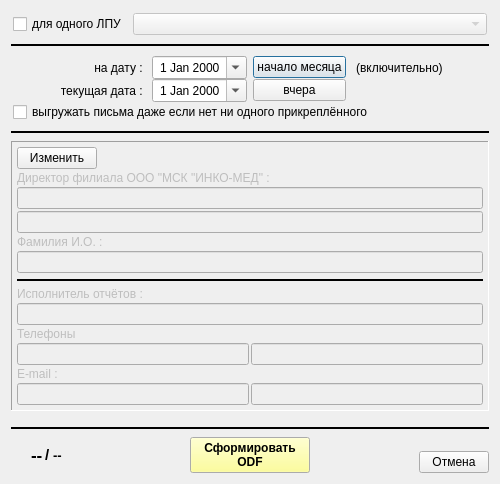
<?xml version="1.0" encoding="UTF-8"?>
<ui version="4.0">
 <class>print_assig_letters_by_list_wnd</class>
 <widget class="QDialog" name="print_assig_letters_by_list_wnd">
  <property name="geometry">
   <rect>
    <x>0</x>
    <y>0</y>
    <width>500</width>
    <height>484</height>
   </rect>
  </property>
  <property name="minimumSize">
   <size>
    <width>500</width>
    <height>0</height>
   </size>
  </property>
  <property name="windowTitle">
   <string>Генерация писем о прикреплении для ЛПУ </string>
  </property>
  <layout class="QVBoxLayout" name="verticalLayout_2" stretch="0,0,0,0,0,1,0,0">
   <item>
    <layout class="QHBoxLayout" name="horizontalLayout_6" stretch="0,1">
     <property name="leftMargin">
      <number>2</number>
     </property>
     <property name="topMargin">
      <number>2</number>
     </property>
     <property name="rightMargin">
      <number>2</number>
     </property>
     <property name="bottomMargin">
      <number>2</number>
     </property>
     <item>
      <widget class="QCheckBox" name="ch_1lpu">
       <property name="text">
        <string>для одного ЛПУ</string>
       </property>
      </widget>
     </item>
     <item>
      <widget class="QComboBox" name="combo_1lpu">
       <property name="enabled">
        <bool>false</bool>
       </property>
       <property name="maxVisibleItems">
        <number>50</number>
       </property>
      </widget>
     </item>
    </layout>
   </item>
   <item>
    <widget class="Line" name="line_6">
     <property name="minimumSize">
      <size>
       <width>0</width>
       <height>5</height>
      </size>
     </property>
     <property name="frameShadow">
      <enum>QFrame::Plain</enum>
     </property>
     <property name="lineWidth">
      <number>2</number>
     </property>
     <property name="orientation">
      <enum>Qt::Horizontal</enum>
     </property>
    </widget>
   </item>
   <item>
    <layout class="QGridLayout" name="gridLayout">
     <property name="leftMargin">
      <number>2</number>
     </property>
     <property name="topMargin">
      <number>2</number>
     </property>
     <property name="rightMargin">
      <number>2</number>
     </property>
     <property name="bottomMargin">
      <number>2</number>
     </property>
     <property name="horizontalSpacing">
      <number>6</number>
     </property>
     <property name="verticalSpacing">
      <number>0</number>
     </property>
     <item row="0" column="4">
      <widget class="QLabel" name="lab_date_assig_2">
       <property name="enabled">
        <bool>true</bool>
       </property>
       <property name="text">
        <string> (включительно) </string>
       </property>
       <property name="alignment">
        <set>Qt::AlignRight|Qt::AlignTrailing|Qt::AlignVCenter</set>
       </property>
      </widget>
     </item>
     <item row="1" column="2">
      <widget class="QDateEdit" name="date_cur">
       <property name="enabled">
        <bool>true</bool>
       </property>
       <property name="minimumSize">
        <size>
         <width>90</width>
         <height>0</height>
        </size>
       </property>
       <property name="alignment">
        <set>Qt::AlignCenter</set>
       </property>
       <property name="calendarPopup">
        <bool>true</bool>
       </property>
      </widget>
     </item>
     <item row="0" column="2">
      <widget class="QDateEdit" name="date_assig">
       <property name="enabled">
        <bool>true</bool>
       </property>
       <property name="minimumSize">
        <size>
         <width>90</width>
         <height>0</height>
        </size>
       </property>
       <property name="alignment">
        <set>Qt::AlignCenter</set>
       </property>
       <property name="calendarPopup">
        <bool>true</bool>
       </property>
      </widget>
     </item>
     <item row="0" column="3">
      <widget class="QPushButton" name="bn_date_assig">
       <property name="enabled">
        <bool>true</bool>
       </property>
       <property name="minimumSize">
        <size>
         <width>90</width>
         <height>0</height>
        </size>
       </property>
       <property name="text">
        <string>начало месяца</string>
       </property>
      </widget>
     </item>
     <item row="1" column="1">
      <widget class="QLabel" name="lab_date_cur">
       <property name="enabled">
        <bool>true</bool>
       </property>
       <property name="text">
        <string>текущая дата : </string>
       </property>
       <property name="alignment">
        <set>Qt::AlignRight|Qt::AlignTrailing|Qt::AlignVCenter</set>
       </property>
      </widget>
     </item>
     <item row="0" column="5">
      <spacer name="horizontalSpacer_4">
       <property name="orientation">
        <enum>Qt::Horizontal</enum>
       </property>
       <property name="sizeHint" stdset="0">
        <size>
         <width>40</width>
         <height>20</height>
        </size>
       </property>
      </spacer>
     </item>
     <item row="0" column="0">
      <spacer name="horizontalSpacer_5">
       <property name="orientation">
        <enum>Qt::Horizontal</enum>
       </property>
       <property name="sizeHint" stdset="0">
        <size>
         <width>40</width>
         <height>20</height>
        </size>
       </property>
      </spacer>
     </item>
     <item row="0" column="1">
      <widget class="QLabel" name="lab_date_assig">
       <property name="enabled">
        <bool>true</bool>
       </property>
       <property name="text">
        <string>на дату : </string>
       </property>
       <property name="alignment">
        <set>Qt::AlignRight|Qt::AlignTrailing|Qt::AlignVCenter</set>
       </property>
      </widget>
     </item>
     <item row="1" column="3">
      <widget class="QPushButton" name="bn_date_cur">
       <property name="enabled">
        <bool>true</bool>
       </property>
       <property name="minimumSize">
        <size>
         <width>90</width>
         <height>0</height>
        </size>
       </property>
       <property name="text">
        <string>вчера</string>
       </property>
      </widget>
     </item>
     <item row="2" column="0" colspan="5">
      <widget class="QCheckBox" name="ch_gen_all">
       <property name="text">
        <string>выгружать письма даже если нет ни одного прикреплённого</string>
       </property>
      </widget>
     </item>
    </layout>
   </item>
   <item>
    <widget class="Line" name="line_5">
     <property name="minimumSize">
      <size>
       <width>0</width>
       <height>5</height>
      </size>
     </property>
     <property name="frameShadow">
      <enum>QFrame::Plain</enum>
     </property>
     <property name="lineWidth">
      <number>2</number>
     </property>
     <property name="orientation">
      <enum>Qt::Horizontal</enum>
     </property>
    </widget>
   </item>
   <item>
    <widget class="QFrame" name="frame">
     <property name="enabled">
      <bool>true</bool>
     </property>
     <property name="frameShape">
      <enum>QFrame::Panel</enum>
     </property>
     <property name="frameShadow">
      <enum>QFrame::Sunken</enum>
     </property>
     <layout class="QVBoxLayout" name="verticalLayout">
      <property name="spacing">
       <number>2</number>
      </property>
      <property name="leftMargin">
       <number>5</number>
      </property>
      <property name="topMargin">
       <number>5</number>
      </property>
      <property name="rightMargin">
       <number>5</number>
      </property>
      <property name="bottomMargin">
       <number>5</number>
      </property>
      <item>
       <layout class="QHBoxLayout" name="horizontalLayout_3" stretch="0,0">
        <property name="spacing">
         <number>2</number>
        </property>
        <item>
         <widget class="QPushButton" name="bn_edit">
          <property name="text">
           <string>Изменить</string>
          </property>
          <property name="icon">
           <iconset resource="_inko_pol2_res.qrc">
            <normaloff>:/change.bmp</normaloff>:/change.bmp</iconset>
          </property>
          <property name="checkable">
           <bool>true</bool>
          </property>
         </widget>
        </item>
        <item>
         <spacer name="horizontalSpacer_7">
          <property name="orientation">
           <enum>Qt::Horizontal</enum>
          </property>
          <property name="sizeHint" stdset="0">
           <size>
            <width>40</width>
            <height>20</height>
           </size>
          </property>
         </spacer>
        </item>
       </layout>
      </item>
      <item>
       <widget class="QLabel" name="lab_filial_director">
        <property name="enabled">
         <bool>false</bool>
        </property>
        <property name="minimumSize">
         <size>
          <width>150</width>
          <height>0</height>
         </size>
        </property>
        <property name="text">
         <string>Директор филиала ООО &quot;МСК &quot;ИНКО-МЕД&quot; : </string>
        </property>
        <property name="alignment">
         <set>Qt::AlignLeading|Qt::AlignLeft|Qt::AlignVCenter</set>
        </property>
       </widget>
      </item>
      <item>
       <widget class="QLineEdit" name="ln_filial_director">
        <property name="enabled">
         <bool>false</bool>
        </property>
        <property name="readOnly">
         <bool>false</bool>
        </property>
       </widget>
      </item>
      <item>
       <widget class="QLineEdit" name="ln_filial_director_2">
        <property name="enabled">
         <bool>false</bool>
        </property>
        <property name="readOnly">
         <bool>false</bool>
        </property>
       </widget>
      </item>
      <item>
       <widget class="QLabel" name="lab_filial_chif">
        <property name="enabled">
         <bool>false</bool>
        </property>
        <property name="minimumSize">
         <size>
          <width>150</width>
          <height>0</height>
         </size>
        </property>
        <property name="text">
         <string>Фамилия И.О. : </string>
        </property>
        <property name="alignment">
         <set>Qt::AlignLeading|Qt::AlignLeft|Qt::AlignVCenter</set>
        </property>
       </widget>
      </item>
      <item>
       <widget class="QLineEdit" name="ln_filial_chif">
        <property name="enabled">
         <bool>false</bool>
        </property>
        <property name="readOnly">
         <bool>false</bool>
        </property>
       </widget>
      </item>
      <item>
       <widget class="Line" name="line_3">
        <property name="minimumSize">
         <size>
          <width>0</width>
          <height>10</height>
         </size>
        </property>
        <property name="frameShadow">
         <enum>QFrame::Plain</enum>
        </property>
        <property name="lineWidth">
         <number>2</number>
        </property>
        <property name="orientation">
         <enum>Qt::Horizontal</enum>
        </property>
       </widget>
      </item>
      <item>
       <widget class="QLabel" name="lab_rep_doer">
        <property name="enabled">
         <bool>false</bool>
        </property>
        <property name="text">
         <string>Исполнитель отчётов : </string>
        </property>
        <property name="alignment">
         <set>Qt::AlignLeading|Qt::AlignLeft|Qt::AlignVCenter</set>
        </property>
       </widget>
      </item>
      <item>
       <widget class="QLineEdit" name="ln_rep_doer">
        <property name="enabled">
         <bool>false</bool>
        </property>
        <property name="readOnly">
         <bool>false</bool>
        </property>
       </widget>
      </item>
      <item>
       <widget class="QLabel" name="lab_filial_phones">
        <property name="enabled">
         <bool>false</bool>
        </property>
        <property name="minimumSize">
         <size>
          <width>60</width>
          <height>0</height>
         </size>
        </property>
        <property name="maximumSize">
         <size>
          <width>60</width>
          <height>16777215</height>
         </size>
        </property>
        <property name="text">
         <string>Телефоны :</string>
        </property>
        <property name="alignment">
         <set>Qt::AlignLeading|Qt::AlignLeft|Qt::AlignVCenter</set>
        </property>
       </widget>
      </item>
      <item>
       <layout class="QHBoxLayout" name="horizontalLayout_2">
        <property name="leftMargin">
         <number>0</number>
        </property>
        <property name="topMargin">
         <number>0</number>
        </property>
        <property name="bottomMargin">
         <number>0</number>
        </property>
        <item>
         <widget class="QLineEdit" name="ln_filial_phone">
          <property name="enabled">
           <bool>false</bool>
          </property>
          <property name="readOnly">
           <bool>false</bool>
          </property>
         </widget>
        </item>
        <item>
         <widget class="QLineEdit" name="ln_filial_phone_2">
          <property name="enabled">
           <bool>false</bool>
          </property>
          <property name="readOnly">
           <bool>false</bool>
          </property>
         </widget>
        </item>
       </layout>
      </item>
      <item>
       <widget class="QLabel" name="lab_filial_email">
        <property name="enabled">
         <bool>false</bool>
        </property>
        <property name="minimumSize">
         <size>
          <width>60</width>
          <height>0</height>
         </size>
        </property>
        <property name="maximumSize">
         <size>
          <width>60</width>
          <height>16777215</height>
         </size>
        </property>
        <property name="text">
         <string>E-mail :</string>
        </property>
        <property name="alignment">
         <set>Qt::AlignLeading|Qt::AlignLeft|Qt::AlignVCenter</set>
        </property>
       </widget>
      </item>
      <item>
       <layout class="QHBoxLayout" name="horizontalLayout_5">
        <property name="leftMargin">
         <number>0</number>
        </property>
        <property name="topMargin">
         <number>0</number>
        </property>
        <property name="bottomMargin">
         <number>0</number>
        </property>
        <item>
         <widget class="QLineEdit" name="ln_filial_email">
          <property name="enabled">
           <bool>false</bool>
          </property>
          <property name="readOnly">
           <bool>false</bool>
          </property>
         </widget>
        </item>
        <item>
         <widget class="QLineEdit" name="ln_filial_email_2">
          <property name="enabled">
           <bool>false</bool>
          </property>
          <property name="readOnly">
           <bool>false</bool>
          </property>
         </widget>
        </item>
       </layout>
      </item>
     </layout>
    </widget>
   </item>
   <item>
    <spacer name="verticalSpacer">
     <property name="orientation">
      <enum>Qt::Vertical</enum>
     </property>
     <property name="sizeHint" stdset="0">
      <size>
       <width>20</width>
       <height>55</height>
      </size>
     </property>
    </spacer>
   </item>
   <item>
    <widget class="Line" name="line_4">
     <property name="minimumSize">
      <size>
       <width>0</width>
       <height>5</height>
      </size>
     </property>
     <property name="frameShadow">
      <enum>QFrame::Plain</enum>
     </property>
     <property name="lineWidth">
      <number>2</number>
     </property>
     <property name="orientation">
      <enum>Qt::Horizontal</enum>
     </property>
    </widget>
   </item>
   <item>
    <layout class="QHBoxLayout" name="horizontalLayout">
     <item>
      <widget class="QFrame" name="frame_3">
       <property name="minimumSize">
        <size>
         <width>60</width>
         <height>0</height>
        </size>
       </property>
       <property name="maximumSize">
        <size>
         <width>70</width>
         <height>16777215</height>
        </size>
       </property>
       <property name="frameShape">
        <enum>QFrame::NoFrame</enum>
       </property>
       <property name="frameShadow">
        <enum>QFrame::Plain</enum>
       </property>
       <layout class="QHBoxLayout" name="horizontalLayout_4">
        <property name="spacing">
         <number>2</number>
        </property>
        <property name="leftMargin">
         <number>2</number>
        </property>
        <property name="topMargin">
         <number>2</number>
        </property>
        <property name="rightMargin">
         <number>2</number>
        </property>
        <property name="bottomMargin">
         <number>2</number>
        </property>
        <item>
         <spacer name="horizontalSpacer_6">
          <property name="orientation">
           <enum>Qt::Horizontal</enum>
          </property>
          <property name="sizeHint" stdset="0">
           <size>
            <width>5</width>
            <height>5</height>
           </size>
          </property>
         </spacer>
        </item>
        <item>
         <widget class="QLabel" name="lab_cnt">
          <property name="font">
           <font>
            <pointsize>13</pointsize>
            <weight>75</weight>
            <bold>true</bold>
           </font>
          </property>
          <property name="text">
           <string>--</string>
          </property>
         </widget>
        </item>
        <item>
         <widget class="QLabel" name="label_10">
          <property name="font">
           <font>
            <pointsize>11</pointsize>
            <weight>75</weight>
            <bold>true</bold>
           </font>
          </property>
          <property name="text">
           <string>/</string>
          </property>
         </widget>
        </item>
        <item>
         <widget class="QLabel" name="lab_all">
          <property name="font">
           <font>
            <pointsize>10</pointsize>
            <weight>75</weight>
            <bold>true</bold>
           </font>
          </property>
          <property name="text">
           <string>--</string>
          </property>
         </widget>
        </item>
        <item>
         <spacer name="horizontalSpacer_8">
          <property name="orientation">
           <enum>Qt::Horizontal</enum>
          </property>
          <property name="sizeHint" stdset="0">
           <size>
            <width>5</width>
            <height>5</height>
           </size>
          </property>
         </spacer>
        </item>
       </layout>
      </widget>
     </item>
     <item>
      <spacer name="horizontalSpacer_2">
       <property name="orientation">
        <enum>Qt::Horizontal</enum>
       </property>
       <property name="sizeHint" stdset="0">
        <size>
         <width>40</width>
         <height>20</height>
        </size>
       </property>
      </spacer>
     </item>
     <item>
      <widget class="QPushButton" name="bn_print">
       <property name="minimumSize">
        <size>
         <width>120</width>
         <height>0</height>
        </size>
       </property>
       <property name="palette">
        <palette>
         <active>
          <colorrole role="Button">
           <brush brushstyle="SolidPattern">
            <color alpha="255">
             <red>255</red>
             <green>255</green>
             <blue>127</blue>
            </color>
           </brush>
          </colorrole>
         </active>
         <inactive>
          <colorrole role="Button">
           <brush brushstyle="SolidPattern">
            <color alpha="255">
             <red>255</red>
             <green>255</green>
             <blue>127</blue>
            </color>
           </brush>
          </colorrole>
         </inactive>
         <disabled>
          <colorrole role="Button">
           <brush brushstyle="SolidPattern">
            <color alpha="255">
             <red>255</red>
             <green>255</green>
             <blue>127</blue>
            </color>
           </brush>
          </colorrole>
         </disabled>
        </palette>
       </property>
       <property name="font">
        <font>
         <weight>75</weight>
         <bold>true</bold>
        </font>
       </property>
       <property name="text">
        <string>Сформировать 
ODF</string>
       </property>
      </widget>
     </item>
     <item>
      <spacer name="horizontalSpacer">
       <property name="orientation">
        <enum>Qt::Horizontal</enum>
       </property>
       <property name="sizeHint" stdset="0">
        <size>
         <width>40</width>
         <height>20</height>
        </size>
       </property>
      </spacer>
     </item>
     <item>
      <layout class="QVBoxLayout" name="verticalLayout_3">
       <property name="spacing">
        <number>0</number>
       </property>
       <property name="leftMargin">
        <number>0</number>
       </property>
       <property name="topMargin">
        <number>0</number>
       </property>
       <property name="rightMargin">
        <number>0</number>
       </property>
       <property name="bottomMargin">
        <number>0</number>
       </property>
       <item>
        <spacer name="verticalSpacer_2">
         <property name="orientation">
          <enum>Qt::Vertical</enum>
         </property>
         <property name="sizeHint" stdset="0">
          <size>
           <width>5</width>
           <height>5</height>
          </size>
         </property>
        </spacer>
       </item>
       <item>
        <widget class="QPushButton" name="bn_cansel">
         <property name="minimumSize">
          <size>
           <width>70</width>
           <height>0</height>
          </size>
         </property>
         <property name="maximumSize">
          <size>
           <width>60</width>
           <height>16777215</height>
          </size>
         </property>
         <property name="text">
          <string>Отмена</string>
         </property>
        </widget>
       </item>
      </layout>
     </item>
    </layout>
   </item>
  </layout>
 </widget>
 <resources>
  <include location="_inko_pol2_res.qrc"/>
 </resources>
 <connections/>
</ui>
